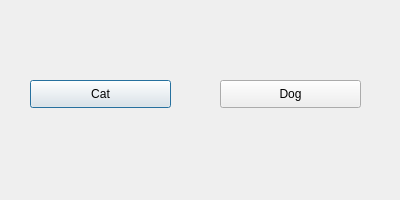
<?xml version="1.0" encoding="UTF-8"?>
<ui version="4.0">
 <class>CatOrDog</class>
 <widget class="QDialog" name="CatOrDog">
  <property name="geometry">
   <rect>
    <x>0</x>
    <y>0</y>
    <width>400</width>
    <height>200</height>
   </rect>
  </property>
  <property name="windowTitle">
   <string>Dialog</string>
  </property>
  <widget class="QPushButton" name="btnCat">
   <property name="geometry">
    <rect>
     <x>30</x>
     <y>80</y>
     <width>141</width>
     <height>28</height>
    </rect>
   </property>
   <property name="text">
    <string>Cat</string>
   </property>
  </widget>
  <widget class="QPushButton" name="btnDog">
   <property name="geometry">
    <rect>
     <x>220</x>
     <y>80</y>
     <width>141</width>
     <height>28</height>
    </rect>
   </property>
   <property name="text">
    <string>Dog</string>
   </property>
  </widget>
  <widget class="QLabel" name="label_error">
   <property name="geometry">
    <rect>
     <x>30</x>
     <y>130</y>
     <width>331</width>
     <height>16</height>
    </rect>
   </property>
   <property name="text">
    <string/>
   </property>
  </widget>
 </widget>
 <resources/>
 <connections/>
</ui>
